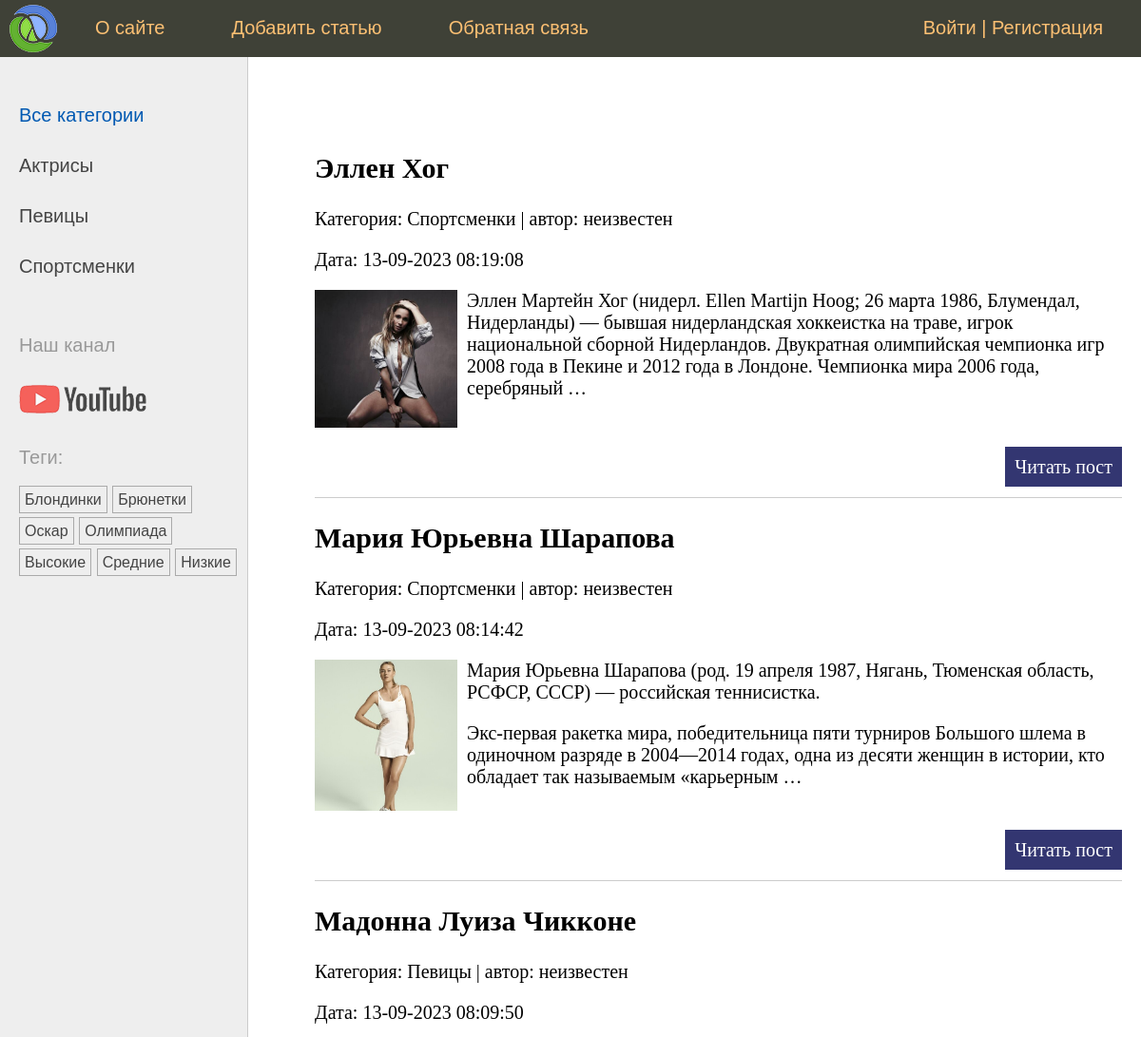
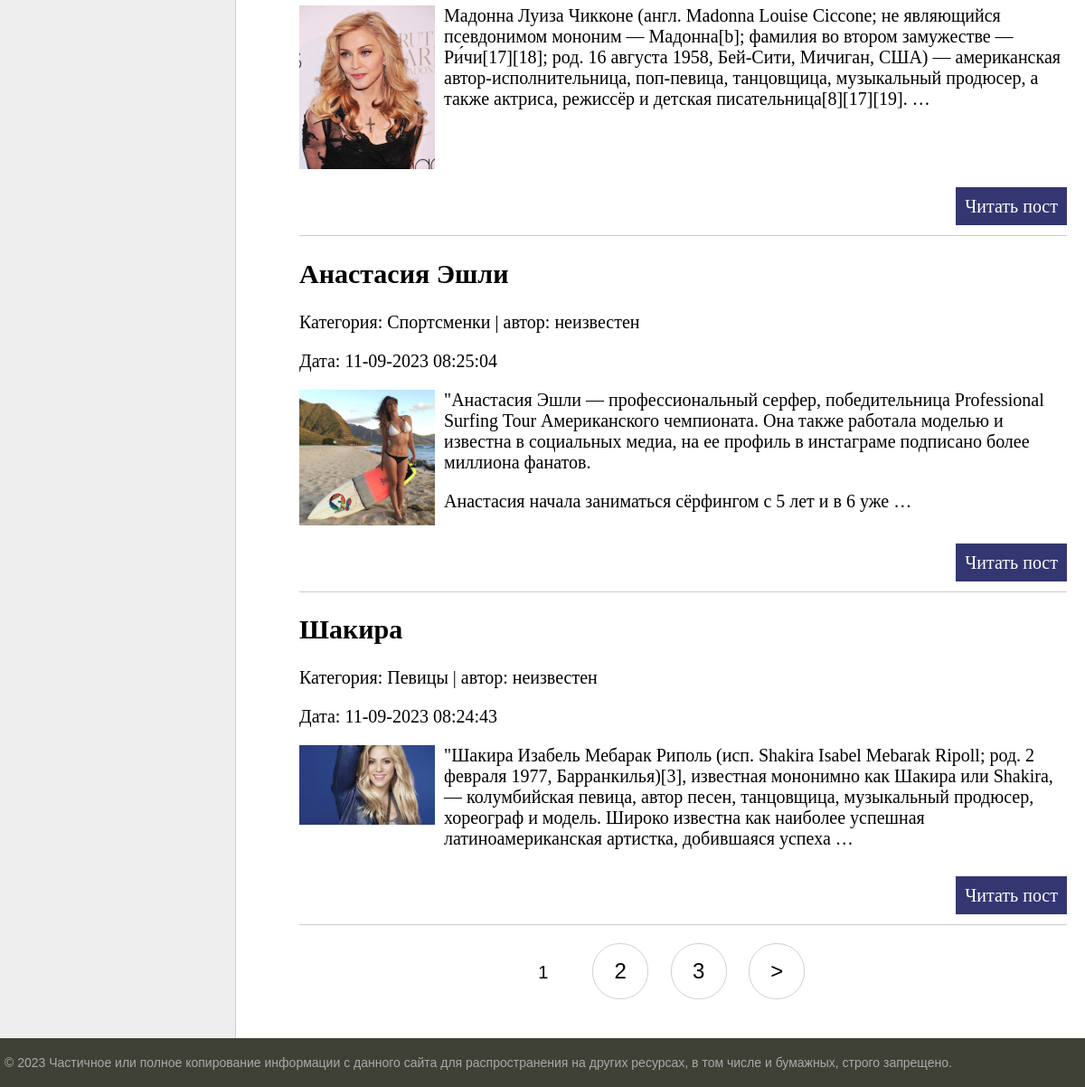
The page / on the database its author committed (2 pictures, top to bottom).
### women/models.py (models this page shows, shortened)
class Category(models.Model):
    name = models.CharField(max_length=100, db_index=True)
    slug = models.SlugField(max_length=255, unique=True, db_index=True)
    def get_absolute_url(self):
        return reverse('category', kwargs={'cat_slug': self.slug})

class TagPost(models.Model):
    tag = models.CharField(max_length=100, db_index=True)
    slug = models.SlugField(max_length=255, unique=True, db_index=True)
    def get_absolute_url(self):
        return reverse('tag', kwargs={'tag_slug': self.slug})

class Women(models.Model):
    class Status(models.IntegerChoices):
        PUBLISHED = 1, 'Published'
        DRAFT = 0, 'Draft'
    title = models.CharField(max_length=150, verbose_name='Заголовок')
    slug = models.SlugField(max_length=255, unique=True, db_index=True)
    photo = models.ImageField(upload_to="photos/%Y/%m/%d/", null=True, blank=True,default=None,
                              verbose_name="Фото")
    content = models.TextField(blank=True, verbose_name='Текст статьи')
    time_create = models.DateTimeField(auto_now_add=True)
    time_update = models.DateTimeField(auto_now=True)
    is_published = models.BooleanField(
        choices=tuple(
            map(
                lambda x: (bool(x[0]), x[1]),
                Status.choices
                )
            ),
        default=Status.DRAFT
        )
    cat = models.ForeignKey(
        "Category", on_delete=models.PROTECT,
        null=True, related_name='posts'
        )
    tags = models.ManyToManyField("TagPost", blank=True, related_name="tags")
    husband = models.OneToOneField(
        "Husband", on_delete=models.SET_NULL, null=True,
        related_name='wuman', blank=True
        )
    author = models.ForeignKey(get_user_model(), on_delete=models.SET_NULL, related_name='posts', null=True,
                               default=None)
    objects = models.Manager()
    published = PublishedManager()
    class Meta:
        ordering = ["-time_create"]
        indexes = [models.Index(fields=["-time_create"])]
    def get_absolute_url(self):
        return reverse('post', kwargs={'post_slug': self.slug})

### women/views.py (the view)
# urls.py: path('', views.WomenHome.as_view(), name='home'),
class WomenHome(DataMixin, ListView):
    template_name = 'women/index.html'
    context_object_name = 'posts'
    title_page = 'Главная страница'
    cat_selected = 0
    def get_queryset(self):
        return Women.published.all().select_related('cat')

### users/context_processors.py (called while the page is built)
def get_women_context(request):
    return {'main_menu': menu}

### women/models.py (called while the page is built)
    def get_queryset(self):
        return super().get_queryset().filter(is_published=Women.Status.PUBLISHED)

### women/templatetags/women_tags.py (called while the page is built)
@register.inclusion_tag('women/list_categories.html')
def show_categories(cat_selected=0):
    cats = Category.objects.all()
    return {'cats': cats, 'cat_selected': cat_selected}

@register.inclusion_tag('women/list_tags.html')
def show_all_tags():
    return {'tags': TagPost.objects.all()}

### women/templates/women/index.html (shortened to what this page needs)
{% extends 'base.html' %}
{% block content %}
    <ul class="list-articles">
        {% for p in posts %}
            <li><h2>{{ p.title }}</h2>
                <p class="first">Категория: {{ p.cat.name }} | автор: {{ p.author.username|default:"неизвестен" }}</p>
                <p class="last">Дата: {{ p.time_update|date:"d-m-Y H:i:s" }}</p>
                {% if p.photo %}
                    <p><img class="img-article-left thumb" src="{{ p.photo.url }}"></p>
                {% endif %}
                {% autoescape off %}
                    {{ p.content|linebreaks|truncatewords:40 }}
                {% endautoescape %}
                <p class="link-read-post"><a href="{{ p.get_absolute_url }}">Читать пост</a></p>
            </li>
        {% endfor %}
    </ul>
{% endblock %}
{% block navigation %}
    {% if page_obj.has_other_pages %}
        <nav class="list-pages">
            <ul>
                {% for p in paginator.page_range %}
                    {% if page_obj.number == p %}
                        <li class="page-num page-num-selected">{{ p }}</li>
                    {% elif p >= page_obj.number|add:-2 and p <= page_obj.number|add:2 %}
                        <li class="page-num">
                            <a href="?page={{ p }}">{{ p }}</a>
                        </li>
                    {% endif %}
                {% endfor %}
                {% if page_obj.has_next %}
                    <li class="page-num">
                        <a href="?page={{ page_obj.next_page_number }}">&gt;</a>
                    </li>
                {% endif %}
            </ul>
        </nav>
    {% endif %}
{% endblock %}

### templates/base.html (shortened to what this page needs)
{% load static %}
{% load women_tags %}
<!DOCTYPE html>
<html>
<head>
    <link type="text/css" href="{% static 'women/css/styles.css' %}" rel="stylesheet"/>
</head>
<body>
<table class="table-page" border=0 cellpadding="0" cellspacing="0">
    <tr>
        <td valign=top>
            {% block mainmenu %}
                <div class="header">
                    <ul id="mainmenu" class="mainmenu">
                        <li class="logo"><a href="{% url 'home' %}">
                            <div class="logo"></div>
                        </a></li>
                        {% for m in main_menu %}
                            <li><a href="{% url m.url_name %}">{{ m.title }}</a></li>
                        {% endfor %}
                        {% if user.is_authenticated %}
                            <li class="last"> <a href="{% url 'users:profile' %}">{{ user.username }}</a> | <a href="{% url 'users:logout' %}">Выйти</a></li>
                        {% else %}
                            <li class="last"><a href="{% url 'users:login' %}">Войти</a> | <a href="{% url 'users:register' %}">Регистрация</a>
                            </li>
                        {% endif %}
                    </ul>
                </div>
            {% endblock mainmenu %}
            <table class="table-content" border=0 cellpadding="0" cellspacing="0">
                <tr>
                    <td valign="top" class="left-chapters">
                        <ul id="leftchapters">
                            {% if cat_selected == 0 %}
                                <li class="selected">Все категории</li>
                            {% else %}
                                <li><a href="{% url 'home' %}">Все категории</a></li>
                            {% endif %}
                            {% show_categories cat_selected %}
                            <li class="share">
                                <p>Наш канал</p>
                                <a class="share-yt"
                                   href="https://www.youtube.com/channel/UClJzWfGWuGJL2t-3dYKcHTA/playlists"
                                   target="_blank" rel="nofollow"></a>
                            </li>
                            <li>
                                {% show_all_tags %}
                            </li>
                        </ul>
                    </td>
                    <td valign="top" class="content">
                        <div class="content-text">
                            {% block content %}
                            {% endblock %}
                        </div>
                        {% block navigation %}
                        {% endblock %}
                    </td>
                </tr>
            </table>
        </td>
    </tr>
    <tr>
        <td valign=top>
            <div id="footer">
                <p>&copy; 2023 Частичное или полное копирование информации с данного сайта для распространения на других
                    ресурсах, в том числе и бумажных, строго запрещено.</p>
            </div>
        </td>
    </tr>
</table>
</body>
</html>

### women/templates/women/list_categories.html
{% for cat in cats %}
{% if cat.id == cat_selected %}
<li class="selected">{{cat.name}}</li>
{% else %}
<li><a href="{{ cat.get_absolute_url }}">{{cat.name}}</a></li>
{% endif %}
{% endfor %}

### women/templates/women/list_tags.html
{% if tags %}
    <p>Теги:</p>
    <ul class="tags-list">
        {% for t in  tags %}
        <li><a href="{{t.get_absolute_url}}">{{t.tag}}</a></li>
        {% endfor %}
    </ul>
{% endif %}

### women/static/women/css/styles.css (style rules this page uses)
html, body { font-family: 'Arial'; margin: 0; padding: 0; height: 100%; width: 100%; color: #444; }
a { color: #0059b2; text-decoration: none; }
img { max-width: 600px; height: auto; }
img.img-article-left { max-width: 300px; height: auto; float: left; padding: 0 10px 10px 0; }
img.img-article-left.thumb { max-width: 150px; height: auto; }
p.link-read-post { text-align: right; }
p.link-read-post a { padding: 10px; min-width: 100px; background: #333671; color: #fff; text-decoration: none; }
ul.list-articles { list-style: none; margin: 0; padding: 0; }
ul.list-articles li { border-bottom: 1px solid #ccc; }
.table-page { width: 100%; height: 100%; vertical-align: top; }
.table-page tr { height: 100%; }
.header { background: #3F4137; height: 60px; }
.logo { background: url('../images/logo.png') no-repeat 10px 5px; width: 70px; height: 60px; }
ul.mainmenu { list-style: none; margin: 0; padding: 0; height: 60px; color: #fdc073; font-size: 20px; overflow: hidden; }
ul.mainmenu li { float: left; margin: 18px 40px 0 30px; }
ul.mainmenu li.logo { margin: 0; }
ul.mainmenu li.last { float: right; }
ul.mainmenu li a { color: #fdc073; text-decoration: none; }
.table-content { width: 100%; min-height: 100%; height: 100%; }
.left-chapters { margin: 0; background: #eee; border-right: 1px solid #ccc; }
.left-chapters ul { width: 230px; margin: 0; padding: 20px 10px 10px 20px; list-style: none; font-size: 20px; }
.left-chapters ul li { margin: 30px 0 0 0; color: #999; }
.left-chapters ul li.selected { color: #0059b2; }
.left-chapters ul li a { color: #444; text-decoration: none; }
.left-chapters ul li.share { margin: 60px 0 0 0; }
.left-chapters ul li.share p { margin: 30px 0 30px 0; }
.left-chapters ul li.share a { display: inline-block; width: 40px; height: 40px; margin: 0 20px 0 0; }
.left-chapters ul li.share a.share-yt { width: 100%; height: 30px; background: url('../images/share_yt.png') no-repeat 0 0 }
ul.tags-list { width: 100%; margin: 0; padding: 0; list-style: none; }
ul.tags-list li { margin: 0; padding: 0 0 10px; display: inline-block; }
ul.tags-list li a { padding: 5px; font-size: 16px; border: 1px solid #aaa; }
.content { padding: 40px 20px 20px 40px; width: 100%; box-sizing: border-box; }
.content-text { margin: 60px 0 0 30px; color: #000; font-size: 20px; font-family: Yandex Sans Display Light; }
#footer { box-sizing: border-box; background: #3F4137; padding: 5px; color: #aaa; font-size: 14px; font-family: Verdana, Geneva, Arial, Helvetica; text-align: left; overflow: hidden; }
.list-pages { text-align: center; margin: 0 0 20px 0; }
.list-pages ul { margin: 20px 0 0 0; padding: 0; list-style: none; }
.list-pages ul li { display: inline-block; margin: 0 20px 0 0; }
.list-pages a { color: #000; font-size: 24px; text-decoration: none; }
.list-pages .page-num, .page-num-selected { display: inline-block; width: 60px; height: 44px; padding: 16px 0 0 0; border: 1px solid #d0d0d0; border-radius: 30px; }
.list-pages .page-num-selected { border: none; color: #000; font-size: 20px; }

### rows shown on the page
Category: name "Актрисы"
Category: name "Певицы"
Category: name "Спортсменки"
TagPost: tag "Блондинки"
TagPost: tag "Брюнетки"
TagPost: tag "Оскар"
TagPost: tag "Олимпиада"
TagPost: tag "Высокие"
TagPost: tag "Средние"
TagPost: tag "Низкие"
Women: title "Эллен Хог", cat.name "Спортсменки", author.username "неизвестен", time_update "13-09-2023 08:19:08", photo (picture), content "Эллен Мартейн Хог (нидерл. Ellen Martijn Hoog; 26 марта 1986, Блумендал, Нидерланды) — бывшая нидерландская хоккеистка на траве, игрок национальной сборной Нидерландов. Двукратная олимпийская чемпионка игр 2008 года в Пекине и 2012 года в Лондоне. Чемпионка мира 2006 года, серебряный …"
Women: title "Мария Юрьевна Шарапова", cat.name "Спортсменки", author.username "неизвестен", time_update "13-09-2023 08:14:42", photo (picture), content "Мария Юрьевна Шарапова (род. 19 апреля 1987, Нягань, Тюменская область, РСФСР, СССР) — российская теннисистка. Экс-первая ракетка мира, победительница пяти турниров Большого шлема в одиночном разряде в 2004—2014 годах, одна из десяти женщин в истории, кто обладает так называемым «карьерным …"
Women: title "Мадонна Луиза Чикконе", cat.name "Певицы", author.username "неизвестен", time_update "13-09-2023 08:09:50", photo (picture), content "Мадонна Луиза Чикконе (англ. Madonna Louise Ciccone; не являющийся псевдонимом мононим — Мадонна[b]; фамилия во втором замужестве — Ри́чи[17][18]; род. 16 августа 1958, Бей-Сити, Мичиган, США) — американская автор-исполнительница, поп-певица, танцовщица, музыкальный продюсер, а также актриса, режиссёр и детская писательница[8][17][19]. …"
Women: title "Анастасия Эшли", cat.name "Спортсменки", author.username "неизвестен", time_update "11-09-2023 08:25:04", photo (picture), content "\"Анастасия Эшли — профессиональный серфер, победительница Professional Surfing Tour Американского чемпионата. Она также работала моделью и известна в социальных медиа, на ее профиль в инстаграме подписано более миллиона фанатов. Анастасия начала заниматься сёрфингом с 5 лет и в 6 уже …"
Women: title "Шакира", cat.name "Певицы", author.username "неизвестен", time_update "11-09-2023 08:24:43", photo (picture), content "\"Шакира Изабель Мебарак Риполь (исп. Shakira Isabel Mebarak Ripoll; род. 2 февраля 1977, Барранкилья)[3], известная мононимно как Шакира или Shakira, — колумбийская певица, автор песен, танцовщица, музыкальный продюсер, хореограф и модель. Широко известна как наиболее успешная латиноамериканская артистка, добившаяся успеха …"

### other values the page prints
{{ m.title }} "О сайте" "Добавить статью" "Обратная связь"
{{ p }} "1"
{{ p }} "2" "3"
